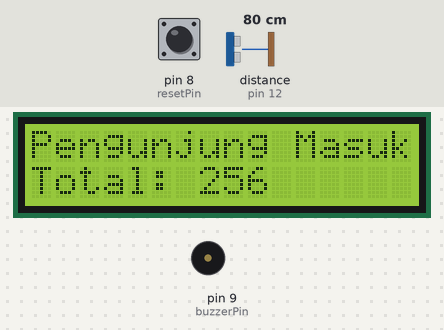
This sketch was run on a simulated Arduino Uno, built with avr-gcc and run on an emulated ATmega328P. Parts: 16×2 character LCD, buzzer (waves = sounding). Wiring (inferred from the names in the program): ultrasonic range finder: trigger pin 13; echo pin 12. Inputs (shaded band) come from the test bench; at power-on: pin 8 (resetPin) HIGH, distance to the obstacle (sensor on pin 12) 80 cm. The echo pulse lasts 58.3 µs per cm; EEPROM starts erased.

Above: at 2.2 s.
2.3 s: pin 8 (resetPin) pulled LOW for 0.15 s
At 2.44 s:
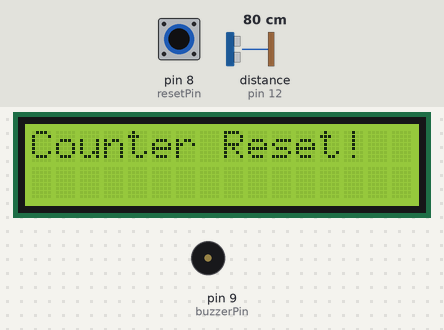
4.0 s: pin 8 (resetPin) pulled LOW for 1 s
At 5.7 s:
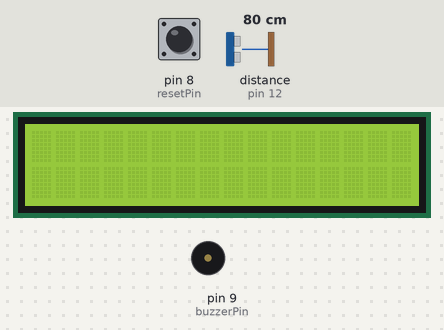
6.5 s: pin 8 (resetPin) pulled LOW for 3.2 s
At 6.66 s:
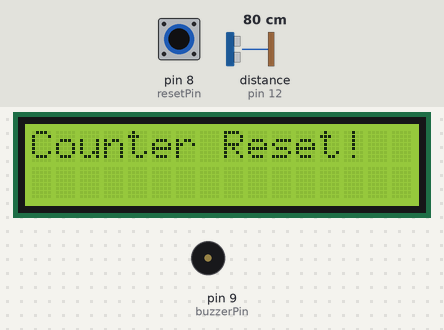
Timing chart, 0 to 9.5 s (numbered marks = the images above; inputs shaded):
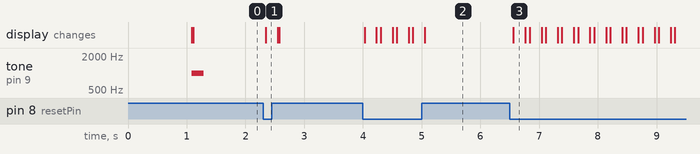

Measured:
- after the input at 2.3 s, the display: changes at once (image 1)
- after the input at 4.0 s, the display: first changes at once (image 2 shows a later state)
- after the input at 6.5 s, the display: changes after 0.06 s (image 3)

The sketch:

FinalProject.ino
```cpp
#include <Wire.h>
#include <LiquidCrystal_I2C.h>
#include <EEPROM.h>

#define trigPin 13
#define echoPin 12
#define buzzerPin 9
#define resetPin 8

LiquidCrystal_I2C lcd(0x27, 16, 2);

int counter = 0, currentState = 0, previousState = 0;
long duration, distance;
unsigned long debounceTimer = 0;
const unsigned long debounceDelay = 300; // Delay for debounce in milliseconds

void setup() {
  // Initialize LCD
  lcd.init();
  lcd.backlight();
  lcd.print("Jumlah Pengunjung");
  delay(1000);
  lcd.clear();

  // Initialize pins
  pinMode(trigPin, OUTPUT);
  pinMode(echoPin, INPUT);
  pinMode(buzzerPin, OUTPUT);
  pinMode(resetPin, INPUT_PULLUP);

  // Load saved counter value from EEPROM
  counter = EEPROM.read(0);
  if (counter < 0 || counter > 255) counter = 0; // Handle invalid EEPROM values
}

void loop() {
  // Handle Reset Button
  if (digitalRead(resetPin) == LOW) {
    counter = 0;
    EEPROM.write(0, counter); // Save to EEPROM
    lcd.clear();
    lcd.setCursor(0, 0);
    lcd.print("Counter Reset!");
    delay(200);
    lcd.clear();
  }

  // Ultrasonic distance measurement
  digitalWrite(trigPin, LOW);
  delayMicroseconds(2);
  digitalWrite(trigPin, HIGH);
  delayMicroseconds(10);
  digitalWrite(trigPin, LOW);

  duration = pulseIn(echoPin, HIGH);
  distance = (duration / 2) / 29.1; // Calculate distance in cm

  // Debounce and state update
  currentState = (distance <= 100) ? 1 : 0; // Updated to detect up to 100 cm
  if (currentState != previousState && millis() - debounceTimer > debounceDelay) {
    if (currentState == 1) {
      counter++;
      EEPROM.write(0, counter); // Save counter to EEPROM
      tone(buzzerPin, 1000, 200); // Play sound
    }
    previousState = currentState;
    debounceTimer = millis();
  }

  // Update LCD only if counter changes
  static int lastCounter = -1;
  if (counter != lastCounter) {
    lcd.setCursor(0, 0);
    lcd.print("Pengunjung Masuk:");
    lcd.setCursor(0, 1);
    lcd.print("Total: ");
    lcd.print(counter);
    lcd.print("   "); // Clear trailing characters
    lastCounter = counter;
  }

  delay(50);
}
```
